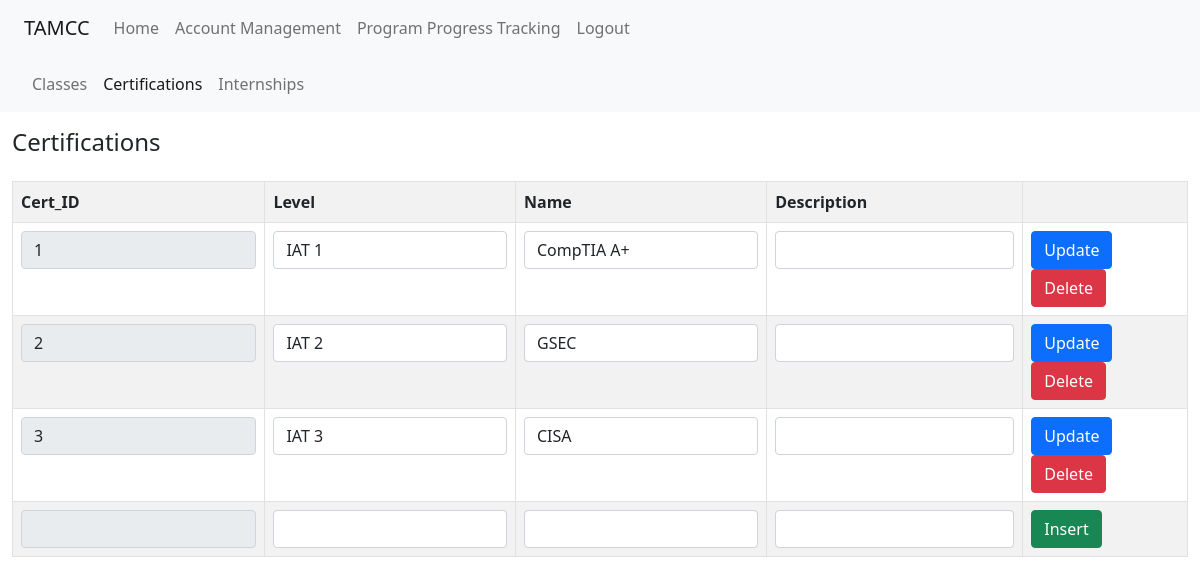
/admin/progress/certification.php (signed in), run on the app's committed database.
### tables this page shows
CREATE TABLE `Certification` (
  `Cert_ID` int(11) NOT NULL,
  `Level` varchar(100) DEFAULT NULL,
  `Name` varchar(100) DEFAULT NULL,
  `Description` varchar(100) DEFAULT NULL
);

### progress_common/progressUtils.php (the view, shortened to what this page needs)
<?php
function buildEditableTable($conn, $query_str, $dropdown_cols=array(), $readonly_cols=array(), $uin=-1) {
    $result = $conn->query($query_str);
    if ($result->num_rows >= 0) {
        $columns = $result->fetch_fields();
        echo '<table class="table table-bordered table-striped table-hover w-auto"><tr>';
        foreach ($columns as $column) {
            echo '<th>' . $column->name . '</th>';
        }
        echo '<th></th>';
        echo '</tr>';
        while ($row = $result->fetch_assoc()) {
            echo '<tr>';
            echo '<form method="post">';
            foreach ($row as $key => $value) {
                if (array_key_exists($key, $dropdown_cols)) {
                    echo '<td>';
                    echo '<select class="form-select form-select w-auto" name="' . $key . '">';
                    dropdownFromSql($conn, $dropdown_cols[$key]["query_str"], $dropdown_cols[$key]["value_col"], $dropdown_cols[$key]["label_col"], $value, null);
                    echo '</select>';
                    echo '</td>';
                }
                else if (in_array($key, $readonly_cols)) {
                    echo '<td><input readonly class="form-control form-control" type="text" name="' . $key . '" value="' . $value . '"></td>';
                }
                else {
                    echo '<td><input class="form-control form-control" type="text" name="' . $key . '" value="' . $value . '" required></td>';
                }
            }
            echo '<td><input class="btn btn-primary" type="submit" name="update" value="Update">';
            echo '<input type="submit" class="btn btn-danger" name="delete" value="Delete"></td>';
            echo '</form>';
            echo '</tr>';
        }
        echo '<tr>';
        echo '<form method="post">';
        foreach ($columns as $column) {
            $key = $column->name;
            if (array_key_exists($key, $dropdown_cols)) {
                echo '<td>';
                echo '<select class="form-select" name="' . $key . '">';
                dropdownFromSql($conn, $dropdown_cols[$key]["query_str"], $dropdown_cols[$key]["value_col"], $dropdown_cols[$key]["label_col"], null, null);
                echo '</select>';
                echo '</td>';
            }
            else if (in_array($key, $readonly_cols)) {
                if ($key == "UIN") {
                    echo '<td><input readonly class="form-control" type="text" name="' . $key . '" value="' . $uin . '"></td>';
                }
                else {
                    echo '<td><input readonly class="form-control" type="text" name="' . $key . '"></td>';
                }
            }
            else {
                echo '<td><input class="form-control" type="text" name="' . $key . '" required></td>';
            }
        }
        echo '<td><input class="btn btn-success" type="submit" name="insert" value="Insert"></td>';
        echo '</form>';
        echo '</tr>';
        echo '</table>';
    } else {
        echo "No results found";
    }
}
?>

### data on the page
certification: Cert_ID "1", Level "IAT 1", Name "CompTIA A+"
certification: Cert_ID "2", Level "IAT 2", Name "GSEC"
certification: Cert_ID "3", Level "IAT 3", Name "CISA"

### other printed values
$column->name "Cert_ID"
$column->name "Level"
$column->name "Name"
$column->name "Description"
